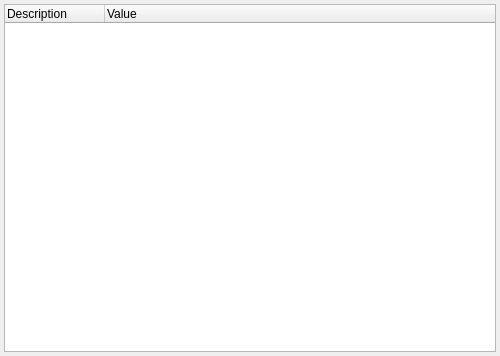
<?xml version="1.0" encoding="UTF-8"?>
<ui version="4.0">
 <author>rncbc aka Rui Nuno Capela</author>
 <comment>JACK Audio Connection Kit - Qt GUI Interface.

   Copyright (C) 2003-2013, rncbc aka Rui Nuno Capela. All rights reserved.

   This program is free software; you can redistribute it and/or
   modify it under the terms of the GNU General Public License
   as published by the Free Software Foundation; either version 2
   of the License, or (at your option) any later version.

   This program is distributed in the hope that it will be useful,
   but WITHOUT ANY WARRANTY; without even the implied warranty of
   MERCHANTABILITY or FITNESS FOR A PARTICULAR PURPOSE.  See the
   GNU General Public License for more details.

   You should have received a copy of the GNU General Public License along
   with this program; if not, write to the Free Software Foundation, Inc.,
   51 Franklin Street, Fifth Floor, Boston, MA 02110-1301 USA.

</comment>
 <class>StatusWidget</class>
 <widget class="QWidget" name="StatusWidget">
  <property name="geometry">
   <rect>
    <x>0</x>
    <y>0</y>
    <width>500</width>
    <height>356</height>
   </rect>
  </property>
  <property name="sizePolicy">
   <sizepolicy hsizetype="Minimum" vsizetype="Minimum">
    <horstretch>0</horstretch>
    <verstretch>0</verstretch>
   </sizepolicy>
  </property>
  <property name="minimumSize">
   <size>
    <width>500</width>
    <height>0</height>
   </size>
  </property>
  <property name="windowTitle">
   <string>Messages / Status - JACK Audio Connection Kit</string>
  </property>
  <property name="windowIcon">
   <iconset resource="resources.qrc">
    <normaloff>:/images/messagesstatus1.png</normaloff>:/images/messagesstatus1.png</iconset>
  </property>
  <layout class="QVBoxLayout" name="verticalLayout">
   <item>
    <widget class="QTreeWidget" name="statusTreeWidget">
     <property name="sizePolicy">
      <sizepolicy hsizetype="Expanding" vsizetype="Expanding">
       <horstretch>0</horstretch>
       <verstretch>0</verstretch>
      </sizepolicy>
     </property>
     <property name="minimumSize">
      <size>
       <width>240</width>
       <height>0</height>
      </size>
     </property>
     <property name="toolTip">
      <string>Statistics since last server startup</string>
     </property>
     <property name="alternatingRowColors">
      <bool>true</bool>
     </property>
     <property name="selectionMode">
      <enum>QAbstractItemView::NoSelection</enum>
     </property>
     <property name="rootIsDecorated">
      <bool>true</bool>
     </property>
     <property name="uniformRowHeights">
      <bool>true</bool>
     </property>
     <property name="sortingEnabled">
      <bool>false</bool>
     </property>
     <property name="allColumnsShowFocus">
      <bool>true</bool>
     </property>
     <column>
      <property name="text">
       <string>Description</string>
      </property>
     </column>
     <column>
      <property name="text">
       <string>Value</string>
      </property>
     </column>
    </widget>
   </item>
  </layout>
 </widget>
 <layoutdefault spacing="4" margin="4"/>
 <resources>
  <include location="resources.qrc"/>
 </resources>
 <connections/>
</ui>
